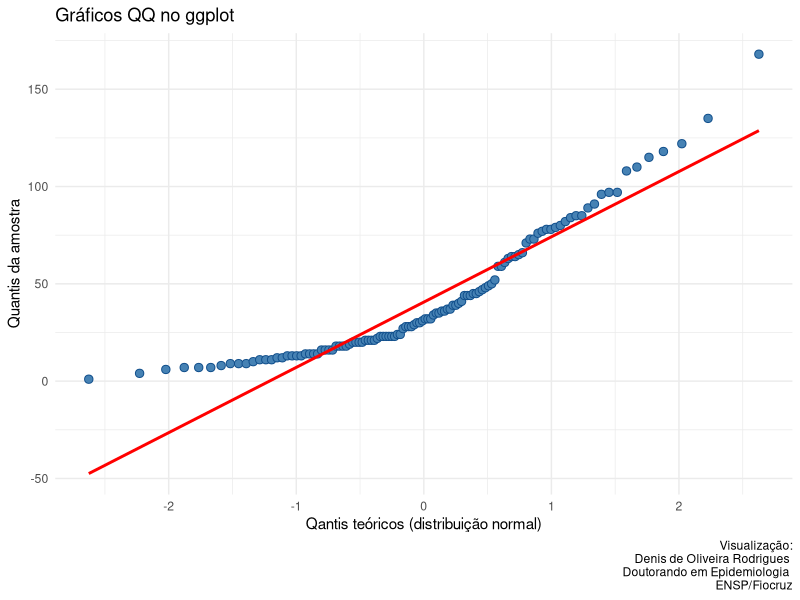

The R script that drew this image:
library(ggplot2)


ggplot(data = airquality, aes(sample=Ozone))+
  stat_qq(size = 2.5, shape = 21, fill = 'steelblue', col = 'dodgerblue4')+
  stat_qq_line(col = "red" , lwd = 1) +
  theme_minimal()+
  labs(x = 'Qantis teóricos (distribuição normal)',
       y = "Quantis da amostra",
       title = "Gráficos QQ no ggplot",
       caption = "Visualização:\n Denis de Oliveira Rodrigues \nDoutorando em Epidemiologia \nENSP/Fiocruz")
